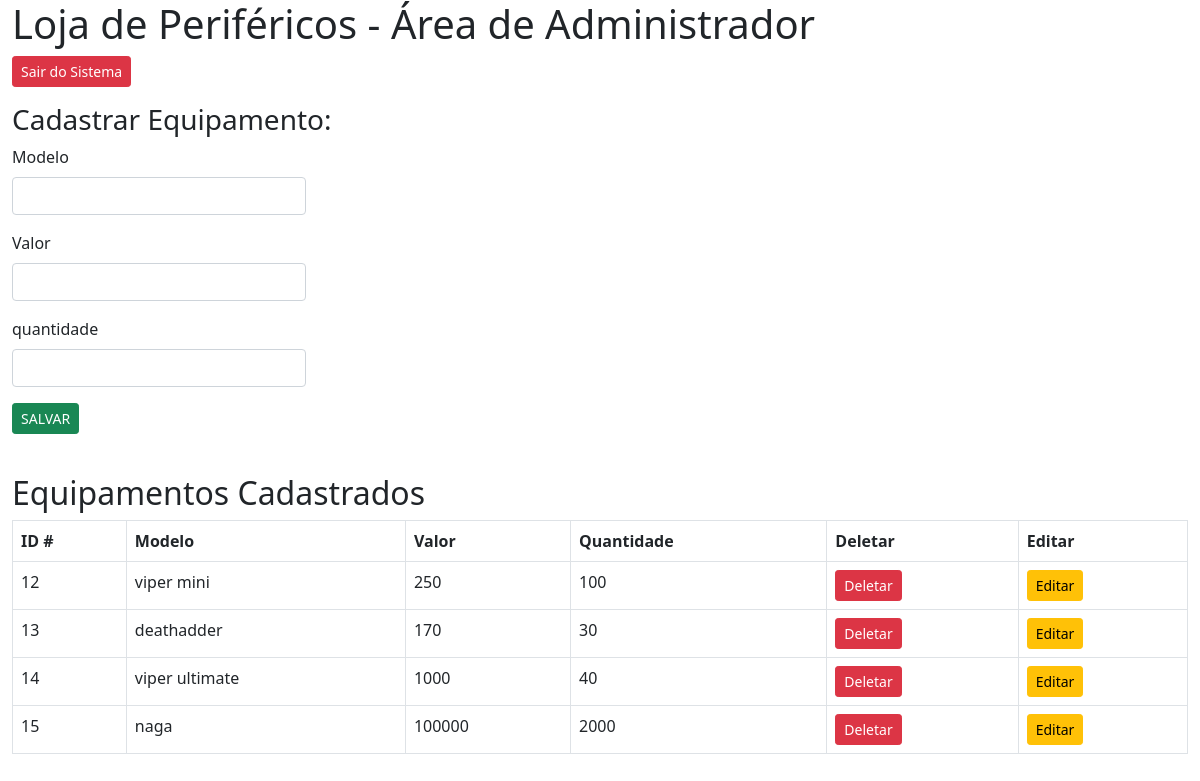
Page /admin/index.php (signed in) on the committed database.
### tables this page shows
CREATE TABLE `equipamento_tb` (
  `id_equipamento` int(11) NOT NULL,
  `modelo` varchar(100) NOT NULL,
  `valor` int(11) NOT NULL,
  `quantidade` int(11) NOT NULL
);

### database/equipamento.dao.php (the view, shortened to what this page needs)
<?php
	function buscar_equipamento()
	{
		$conn = conectar();
		$sql = "SELECT * FROM equipamento_tb";
		$result = mysqli_query($conn, $sql);
		if (mysqli_affected_rows($conn) > 0)
		{
			return $result;
		}
		return null;
	}
	function exibir_equipamento()
	{
		$result = buscar_equipamento();
		if ($result == null)
		{
			$retorno = '<h3>Sem equipamento cadastrado</h3>';
		}
		else
		{
			$retorno = '<table class="table table-bordered"">';
			$retorno .= '<tr>';
			$retorno .= '<th>ID #</th>';
			$retorno .= '<th>Modelo</th>';
			$retorno .= '<th>Valor</th>';
			$retorno .= '<th>Quantidade</th>';
			$retorno .= '<th>Deletar</th>';
			$retorno .= '<th>Editar</th>';
			$retorno .= '</tr>';
			while ($equipamento = mysqli_fetch_assoc($result))
			{
				$retorno .= '<tr>';
				$retorno .= "<td>" . $equipamento['id_equipamento']   . "</td>";
				$retorno .= "<td>" . $equipamento['modelo'] 	  . "</td>";
				$retorno .= "<td>" . $equipamento['valor'] 	  . "</td>";
				$retorno .= "<td>" . $equipamento['quantidade'] . "</td>";
				$retorno .= "<td>" . link_deletar($equipamento['id_equipamento'] )   . "</td>";
				$retorno .= "<td>" . link_editar($equipamento['id_equipamento'] )	 . "</td>";
				$retorno .= '</tr>';
			}
			$retorno .= '</table>';
		}
		return $retorno;
	}
	function link_deletar($id_equipamento)
	{
		$link = '<a href="deletarequipamento.php?id_equipamento='.$id_equipamento.'"onclick="return confirm(\'Tem certeza que deseja excluir este equipamento ?\')" class="btn btn-danger btn-sm">Deletar</a>';
		return $link;
	}
	function link_editar($id_equipamento)
	{
		$link = '<a href="editarequipamento.php?id_equipamento="'.$id_equipamento.' class="btn btn-warning btn-sm ">Editar</a>';
		return $link;
	}
?>

### admin/index.php (shortened to what this page needs)
<?php
include_once '../database/equipamento.dao.php';
?>
<!DOCTYPE html>
<html>
<head>
	<link href="https://cdn.jsdelivr.net/npm/bootstrap@5.1.3/dist/css/bootstrap.min.css" rel="stylesheet">
</head>
<body class="container-fluid">
		<h1>Loja de Periféricos - Área de Administrador</h1>
		<p>
			<a href="logout.php" class="btn btn-danger btn-sm">Sair do Sistema</a>
		</p>
	<h3>Cadastrar Equipamento:</h3>
	<div class="col-3">
		<form action="cadastrarequipamento.php" method="post">
				<p>
					<label class="form-label">Modelo</label><br>
					<input type="text" name="modelo" required class="form-control">
				</p>
				<p>
					<label class="form-label">Valor</label><br>
					<input type="number" name="valor" required class="form-control">
				</p>
				<p>
					<label class="form-label ">quantidade</label><br>
					<input type="number" name="quantidade" required class="form-control">
				</p>
				<p>
					<button type="submit" name="salvar" class="btn btn-success btn-sm">SALVAR</button>
				</p>
		</form><br>
	</div>
		<h2>Equipamentos Cadastrados</h2>
		<?php
			echo exibir_equipamento();
		?>
</body>
</html>

### rows in the picture
equipamento_tb: id_equipamento "12", modelo "viper mini", valor "250", quantidade "100"
equipamento_tb: id_equipamento "13", modelo "deathadder", valor "170", quantidade "30"
equipamento_tb: id_equipamento "14", modelo "viper ultimate", valor "1000", quantidade "40"
equipamento_tb: id_equipamento "15", modelo "naga", valor "100000", quantidade "2000"
